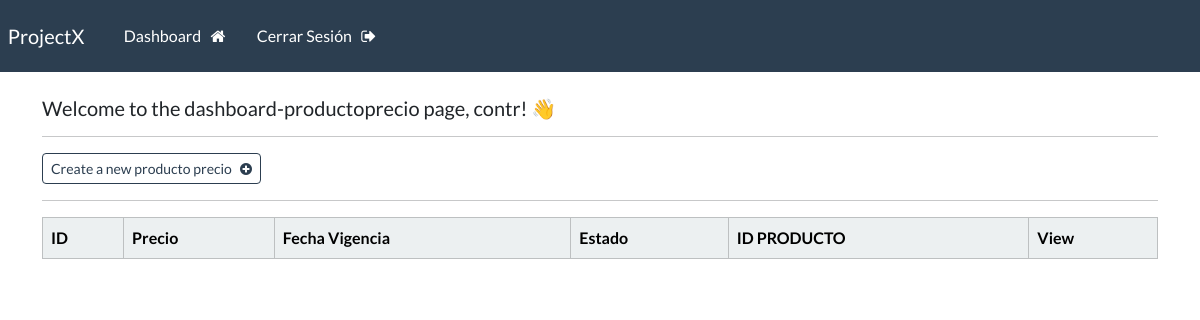
Before: /dashboard-productoprecio (signed in) with the older database file.
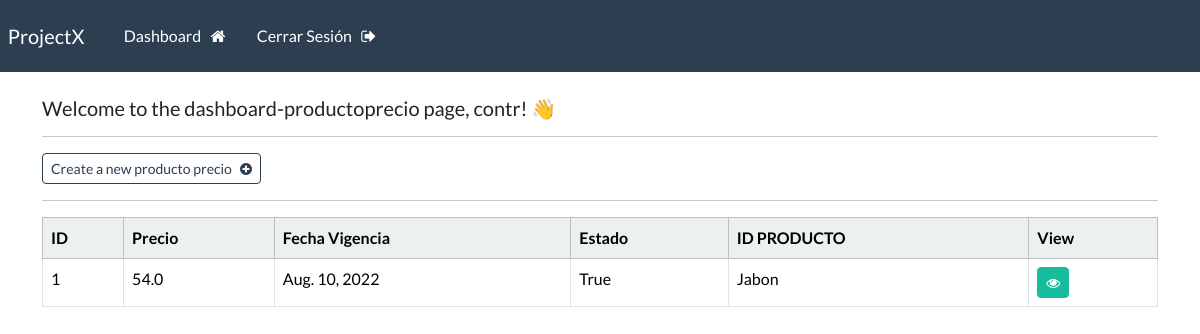
After: the same page with the newer database file.
### webapp/models.py (models this page shows, shortened)
class ProductoPrecio(models.Model):
    precio = models.FloatField()
    fechavigencia = models.DateField()
    estado = models.BooleanField(default=False)
    id_producto =  models.ForeignKey(Producto, on_delete=models.CASCADE)

class Producto(models.Model):
    denominacion = models.CharField(max_length=100)
    descripcion = models.CharField(max_length=100)
    id_unidad =  models.ForeignKey(UnidadMedida, on_delete=models.CASCADE)
    id_marca =  models.ForeignKey(Marca, on_delete=models.CASCADE)
    def __str__(self):
        return self.denominacion

### webapp/views.py (the view)
# urls.py: path('dashboard-productoprecio', views.dashboard_productoprecio, name="dashboard-productoprecio"),
@login_required(login_url='my-login')
def dashboard_productoprecio(request):
    my_productosprecios = ProductoPrecio.objects.all()
    context = {'productosprecios': my_productosprecios}
    return render(request, 'webapp/dashboard-productoprecio.html', context=context)

### webapp/templates/webapp/dashboard-productoprecio.html
{% extends 'webapp/base.html' %}
{% block content %}
    <h5> Welcome to the dashboard-productoprecio page, {{user}}! 👋</h5>
    <hr>
    <a class="btn btn-outline-primary btn-sm" href="{% url 'create-productoprecio' %}">
        Create a new producto precio &nbsp; <i class="fa fa-plus-circle" aria-hidden="true"></i>
    </a>
    <hr>
    <table class="table table table-hover table-bordered">
        <thead class="table-light">
            <tr>
                <th scope="col"> ID </th>
                <th scope="col"> Precio </th>
                <th scope="col"> Fecha Vigencia </th>
                <th scope="col"> Estado </th>
                <th scope="col"> ID PRODUCTO </th>
                <th scope="col"> View </th>
            </tr>
        </thead>
        <tbody>
        {% if productosprecios %}
            {% for productoprecio in productosprecios %}
            <tr>
                <td> {{productoprecio.id}} </td>
                <td> {{productoprecio.precio}}</td>
                <td> {{productoprecio.fechavigencia}}</td>
                <td> {{productoprecio.estado}}</td>
                <td> {{productoprecio.id_producto}}</td>
                <td> <a class="btn btn-success btn-sm" href="{% url 'productoprecio' productoprecio.id %}"> <i class="fa fa-eye" aria-hidden="true"></i> </a></td>
            </tr>
            {% endfor %}
        {% endif %}
        </tbody>
    </table>
{% endblock %}

Changed rows visible on the page:
added ProductoPrecio: id "1", precio "54.0", fechavigencia "Aug. 10, 2022", estado "True", id_producto "Jabon"
